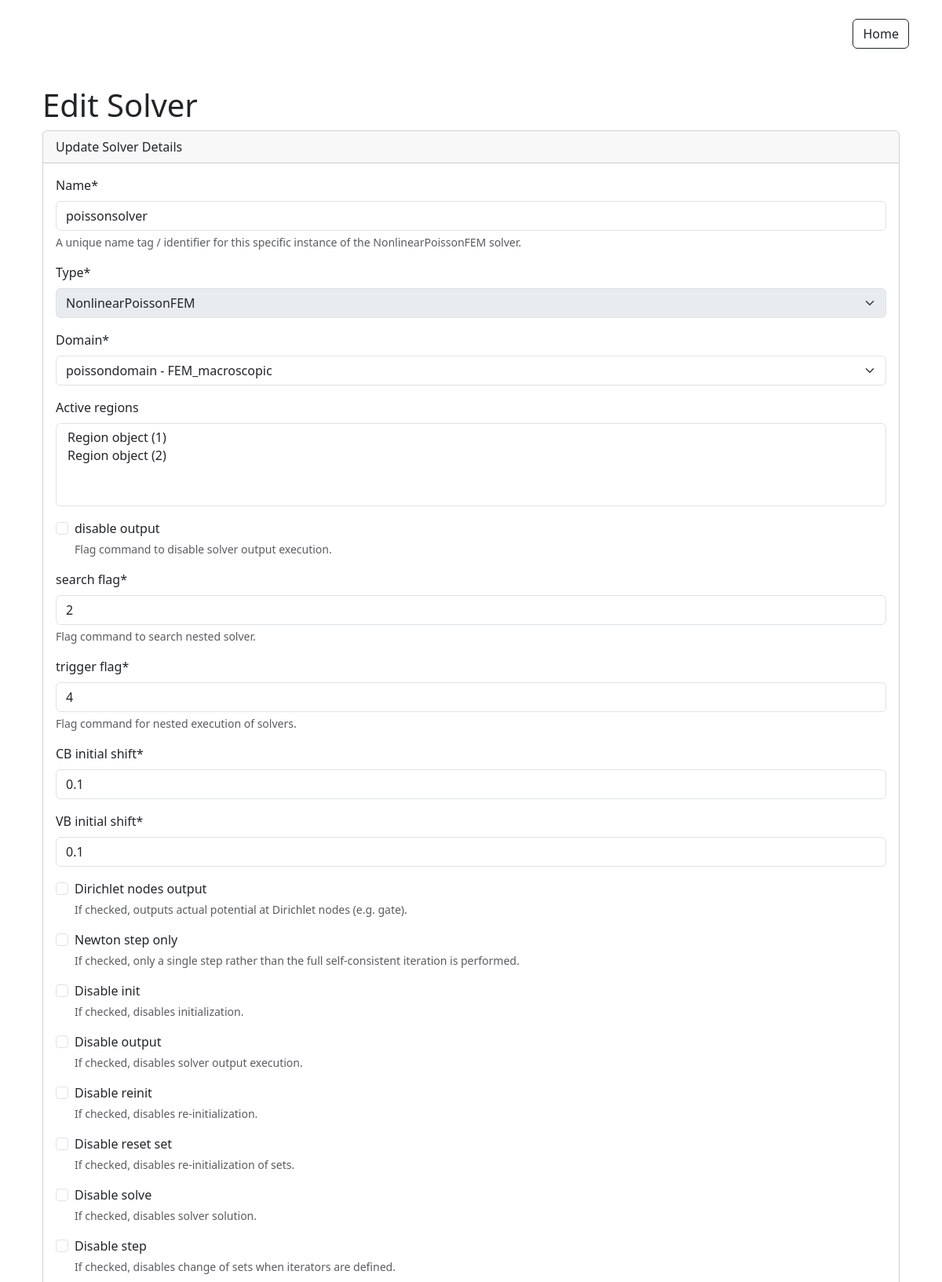
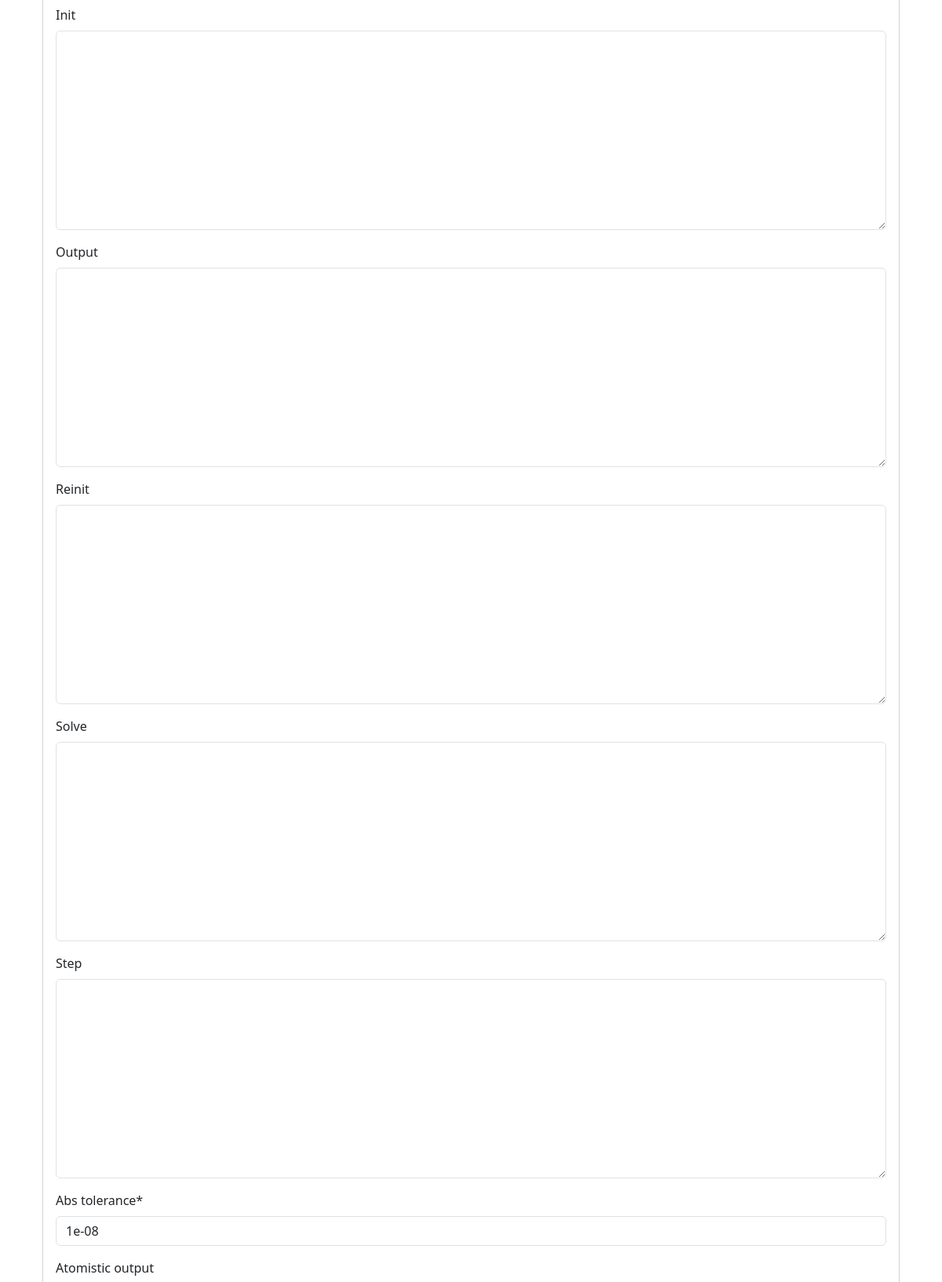
The app's page /solver/edit/nonlinearpoissonfem/1/ (upper part) with its own data (2 pictures, top to bottom).
### solver/models.py (models this page shows, shortened)
class BaseSolverModel(models.Model):
    name = models.CharField(max_length=100, unique=True)
    type = models.CharField(max_length=100, choices=DISORDER_TYPE_CHOICES)
    domain = models.ForeignKey('domains.Domain', on_delete=models.CASCADE)
    active_regions = models.ManyToManyField('regions.Region', blank=True)
    _disable_output = models.BooleanField(default=False)
    _search_flag = models.IntegerField(default=2)
    _trigger_flag = models.IntegerField(default=4)
    class Meta:
        abstract = True

class NonlinearPoissonFEM(BaseSolverModel):
    CB_initial_shift = models.FloatField(default=0.1)
    VB_initial_shift = models.FloatField(default=0.1)
    Dirichlet_nodes_output = models.BooleanField(default=False)
    Newton_step_only = models.BooleanField(default=False)
    disable_init = models.BooleanField(default=False)
    disable_output = models.BooleanField(default=False)
    disable_reinit = models.BooleanField(default=False)
    disable_reset_set = models.BooleanField(default=False)
    disable_solve = models.BooleanField(default=False)
    disable_step = models.BooleanField(default=False)
    init = models.TextField(default='', blank=True)
    output = models.TextField(default='', blank=True)
    reinit = models.TextField(default='', blank=True)
    solve = models.TextField(default='', blank=True)
    step = models.TextField(default='', blank=True)
    abs_tolerance = models.FloatField(default=1e-8, validators=[MinValueValidator(0)])
    atomistic_output = models.TextField(default='', blank=True)
    average_over_cell = models.BooleanField(default=True)
    boundary_condition = models.TextField(blank=True, null=True)
    boundary_regions = models.TextField(default='', blank=True)
    calculate_density_only = models.BooleanField(default=False)
    charge_model = models.CharField(max_length=50, default='electron_hole')
    chem_pot = models.FloatField(default=0.0)
    confined_band_solvers = models.TextField(default='', blank=True)
    constant_initial_potential = models.FloatField(default=0.0)
    copy_solution_from = models.CharField(max_length=100, blank=True, null=True)
    custom_convergence_test = models.BooleanField(default=False)
    density_solver = models.TextField(default='', blank=True)
    dependent_solvers = models.TextField(default='', blank=True)
    do_input_initial_nonlinearpoisson_potential = models.BooleanField(default=False)
    do_nonlinearpoisson_outputs_xyz_format = models.BooleanField(default=False)
    do_output_nonlinearpoisson_potential = models.BooleanField(default=False)
    do_output_potential_each_iteration = models.BooleanField(default=False)
    do_outputs_from_density_solver = models.BooleanField(default=False)
    equilibrium_el_chem_pot = models.FloatField(default=0.0)
    external_object_name = models.TextField(default='', blank=True)
    external_output = models.TextField(default='', blank=True)
    external_solver = models.CharField(max_length=100, blank=True, null=True)
    fem_output = models.CharField(max_length=100, blank=True, null=True)
    field = models.FloatField(default=0.0)
    friends = models.TextField(default='', blank=True)
    full_Newton_step = models.BooleanField(default=False)
    import_initial_potential_from_solver = models.BooleanField(default=False)
    import_on_FEM_grid = models.BooleanField(default=False)
    initial_potential_file_name = models.CharField(max_length=100, blank=True, null=True)
    initial_potential_point = models.CharField(max_length=100, blank=True, null=True)
    initial_potential_source = models.CharField(max_length=100, blank=True, null=True)
    interpolation_power = models.IntegerField(default=2)
    ksp_monitor = models.BooleanField(default=False)
    ksp_type = models.CharField(max_length=50, default='gmres')
    linear_solver_family = models.CharField(max_length=50, default='petsc')
    linear_solver_maxit = models.IntegerField(default=0)
    max_function_evals = models.IntegerField(default=1000)
    max_iterations = models.IntegerField(default=100, validators=[MinValueValidator(1)])
    max_nonlinear_step = models.FloatField(blank=True, null=True)
    node_potential_output = models.BooleanField(default=False)
    number_of_interpolation_points = models.IntegerField(default=4)
    number_of_output_points = models.IntegerField(default=100)
    one_dim_output = models.TextField(default='', blank=True)
    one_dim_output_average = models.BooleanField(default=True)
    output_at_each_iteration = models.BooleanField(default=False)
    output_dependent_solvers = models.TextField(default='', blank=True)
    output_file_suffix = models.CharField(max_length=100, blank=True, null=True)
    output_jacobian = models.BooleanField(default=False)
    output_line_corners = models.TextField(default='', blank=True)
    output_norms = models.BooleanField(default=False)
    output_residual = models.BooleanField(default=True)
    output_yz_integrated_density = models.BooleanField(default=True)
    pc_type = models.CharField(max_length=50, default='jacobi')
    petsc_solver_algorithm = models.CharField(max_length=50, default='ls')
    poisson_vtk_mesh = models.BooleanField(default=False)
    potential_at_initial_point = models.FloatField(default=0.0)
    rel_tolerance = models.FloatField(default=1e-6, validators=[MinValueValidator(0)])
    restart_data_input_file = models.CharField(max_length=100, blank=True, null=True)
    restart_data_output_file = models.CharField(max_length=100, blank=True, null=True)
    set_initial_field = models.BooleanField(default=False)
    set_initial_potential = models.BooleanField(default=True)
    shift_copied_solution_by_voltage = models.FloatField(default=0.0)
    solve_on_single_replica = models.BooleanField(default=False)
    solve_with_zero_density_first = models.BooleanField(default=False)
    step_abs_tolerance = models.FloatField(default=1e-10)
    step_rel_tolerance = models.FloatField(default=1e-10)
    stop_if_diverged = models.BooleanField(default=True)
    surface_of_regions = models.TextField(default='', blank=True)
    tic_toc_name = models.CharField(max_length=100, blank=True, null=True)
    tolerance_in_terms_of_doping = models.FloatField(default=0.0)
    use_average_density_as_a_guess = models.BooleanField(default=False)
    use_classical_jacobian = models.BooleanField(default=False)

### domains/models.py (models this page shows)
class Domain(models.Model):
    ELEMENT_CHOICES = [
        ('cuboid8', 'Cuboid8'),
        ('cuboid27', 'Cuboid27'),
        ('cuboid20', 'Cuboid20'),
        ('tetrahedron4', 'Tetrahedron4'),
        ('tetrahedron10', 'Tetrahedron10'),
        ('pyramid5', 'Pyramid5'),
        ('prism6', 'Prism6'),
        ('prism15', 'Prism15'),
        ('prism18', 'Prism18'),
        ('quad4', 'Quad4'),
        ('quad8', 'Quad8'),
        ('quad9', 'Quad9'),
        ('tri3', 'Tri3'),
        ('tri6', 'Tri6'),
        ('edge2', 'Edge2'),
        ('edge3', 'Edge3'),
        ('edge4', 'Edge4'),
        ('node1', 'Node1'),
    ]
    name = models.CharField(max_length=100, help_text="The unique name of the domain.")
    domain_type = models.CharField(max_length=100, default="FEM_macroscopic", help_text="The type of domain, defaults to 'FEM_macroscopic' for finite element method.")
    regions = models.TextField(help_text="list of integers representing different regions within the domain.")
    mesh_dimension = models.IntegerField(default=3, help_text="The dimension of the mesh (1D, 2D, 3D).")
    xmin = models.FloatField(null=True, blank=True, help_text="Minimum x-coordinate boundary of the mesh.")
    xmax = models.FloatField(null=True, blank=True, help_text="Maximum x-coordinate boundary of the mesh.")
    ymin = models.FloatField(null=True, blank=True, help_text="Minimum y-coordinate boundary of the mesh.")
    ymax = models.FloatField(null=True, blank=True, help_text="Maximum y-coordinate boundary of the mesh.")
    zmin = models.FloatField(null=True, blank=True, help_text="Minimum z-coordinate boundary of the mesh.")
    zmax = models.FloatField(null=True, blank=True, help_text="Maximum z-coordinate boundary of the mesh.")
    nx = models.IntegerField(null=True, blank=True, help_text="Number of divisions in the x-direction.")
    ny = models.IntegerField(null=True, blank=True, help_text="Number of divisions in the y-direction.")
    nz = models.IntegerField(null=True, blank=True, help_text="Number of divisions in the z-direction.")
    dx = models.FloatField(null=True, blank=True, help_text="Mesh grid spacing in the x-direction.")
    dy = models.FloatField(null=True, blank=True, help_text="Mesh grid spacing in the y-direction.")
    dz = models.FloatField(null=True, blank=True, help_text="Mesh grid spacing in the z-direction.")
    element_kind = models.CharField(max_length=20, choices=ELEMENT_CHOICES, default='cuboid8', help_text="Type of element used in the mesh.")
    import_from_file = models.TextField(null=True, blank=True, help_text="Path to a file from which the mesh is imported.")
    submesh_from_domain = models.TextField(null=True, blank=True, help_text="Name of another domain from which a submesh is derived.")
    nonorthogonal_mesh = models.BooleanField(default=False, help_text="Flag to indicate if the mesh is nonorthogonal.")
    mesh_vector1 = models.TextField(null=True, blank=True, help_text="Enter the first vector as comma-separated values, e.g., '1.0, 0.0, 0.0'")
    mesh_vector2 = models.TextField(null=True, blank=True, help_text="Enter the second vector as comma-separated values, e.g., '0.0, 1.0, 0.0'")
    mesh_vector3 = models.TextField(null=True, blank=True, help_text="Enter the third vector as comma-separated values, e.g., '0.0, 0.0, 1.0'")
    number_of_refinement_steps = models.IntegerField(null=True, default=0, help_text="Number of refinement steps to be applied to the mesh.")
    atomistic_domains = models.CharField(max_length=255, null=True, blank=True, help_text="Associated atomistic domains if any.")
    automatic_minimal_point_on_atom = models.BooleanField(null=True,default=False, help_text="Automatically calculate the minimal point on the atomic domain.")
    sanity_check = models.BooleanField(null=True,default=True, help_text="Perform a sanity check during operations.")
    parallel = models.BooleanField(null=True,default=False, help_text="Enable parallel domain operations.")
    xmin_p = models.FloatField(null=True, blank=True, help_text="Minimum x-coordinate of the cuboid enclosing the structure.")
    xmax_p = models.FloatField(null=True, blank=True, help_text="Maximum x-coordinate of the cuboid enclosing the structure.")
    ymin_p = models.FloatField(null=True, blank=True, help_text="Minimum y-coordinate of the cuboid enclosing the structure.")
    ymax_p = models.FloatField(null=True, blank=True, help_text="Maximum y-coordinate of the cuboid enclosing the structure.")
    zmin_p = models.FloatField(null=True, blank=True, help_text="Minimum z-coordinate of the cuboid enclosing the structure.")
    zmax_p = models.FloatField(null=True, blank=True, help_text="Maximum z-coordinate of the cuboid enclosing the structure.")
    num_geom_cpus = models.IntegerField(null=True, blank=True, help_text="Number of CPUs used for geometry-related computations.")
    def __str__(self):
        return f"{self.name} - {self.domain_type}"

### solver/views.py (the view)
# urls.py: path('edit/<str:type>/<int:pk>/', SolverUpdateView.as_view(), name='edit_solver'),
class SolverUpdateView(UpdateView):
    template_name = 'solvers/edit_solver.html'
    success_url = reverse_lazy('solvers:solver_list')
    def get_queryset(self):
        if self.kwargs['type'] == 'nonlinearpoissonfem':
            return NonlinearPoissonFEM.objects.all()
        elif self.kwargs['type'] == 'emschrodingerfem':
            return EMSchrodingerFEM.objects.all()
        elif self.kwargs['type'] == 'semiclassicalfem':
            return SemiclassicalFEM.objects.all()
    def get_form_class(self):
        if self.kwargs['type'] == 'nonlinearpoissonfem':
            return NonlinearPoissonFEMForm
        elif self.kwargs['type'] == 'emschrodingerfem':
            return EMSchrodingerFEMForm
        elif self.kwargs['type'] == 'semiclassicalfem':
            return SemiclassicalFEMForm

### solver/templates/solvers/edit_solver.html (shortened to what this page needs)
{% extends 'base.html' %}
{% load static %}
{% load crispy_forms_tags %}
{% block content %}
<div class="container mt-5">
    <h1>Edit Solver</h1>
    <div class="card mb-4">
        <div class="card-header">
            Update Solver Details
        </div>
        <div class="card-body">
            <form method="post" id="editSolverForm">
                {{ form|crispy }}
            </form>
        </div>
    </div>
</div>
{% endblock %}

### records on screen
NonlinearPoissonFEM: name "poissonsolver", type "NonlinearPoissonFEM", domain "poissondomain - FEM_macroscopic", _search_flag "2", _trigger_flag "4", CB_initial_shift "0.1", VB_initial_shift "0.1", abs_tolerance "1e-08"
